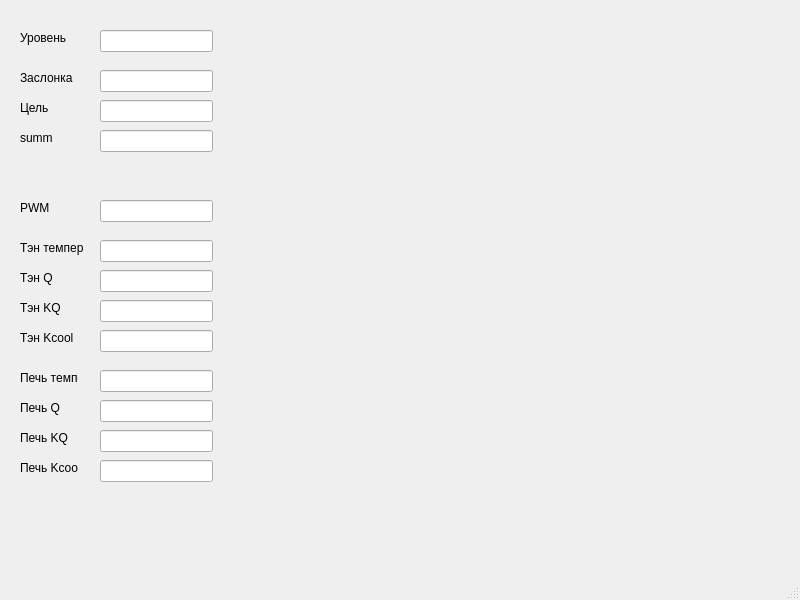
<?xml version="1.0" encoding="UTF-8"?>
<ui version="4.0">
 <class>MainWindow</class>
 <widget class="QMainWindow" name="MainWindow">
  <property name="geometry">
   <rect>
    <x>0</x>
    <y>0</y>
    <width>800</width>
    <height>600</height>
   </rect>
  </property>
  <property name="windowTitle">
   <string>MainWindow</string>
  </property>
  <widget class="QWidget" name="centralwidget">
   <widget class="QCustomPlot" name="plt" native="true">
    <property name="geometry">
     <rect>
      <x>230</x>
      <y>30</y>
      <width>551</width>
      <height>511</height>
     </rect>
    </property>
   </widget>
   <widget class="QLabel" name="label">
    <property name="geometry">
     <rect>
      <x>20</x>
      <y>30</y>
      <width>58</width>
      <height>15</height>
     </rect>
    </property>
    <property name="text">
     <string>Уровень</string>
    </property>
   </widget>
   <widget class="QLineEdit" name="lineEdit">
    <property name="geometry">
     <rect>
      <x>100</x>
      <y>30</y>
      <width>113</width>
      <height>22</height>
     </rect>
    </property>
   </widget>
   <widget class="QLabel" name="label_2">
    <property name="geometry">
     <rect>
      <x>20</x>
      <y>70</y>
      <width>58</width>
      <height>15</height>
     </rect>
    </property>
    <property name="text">
     <string>Заслонка</string>
    </property>
   </widget>
   <widget class="QLineEdit" name="lineEdit_2">
    <property name="geometry">
     <rect>
      <x>100</x>
      <y>70</y>
      <width>113</width>
      <height>22</height>
     </rect>
    </property>
   </widget>
   <widget class="QLineEdit" name="mTenTemper">
    <property name="geometry">
     <rect>
      <x>100</x>
      <y>240</y>
      <width>113</width>
      <height>22</height>
     </rect>
    </property>
   </widget>
   <widget class="QLabel" name="label_4">
    <property name="geometry">
     <rect>
      <x>20</x>
      <y>240</y>
      <width>71</width>
      <height>16</height>
     </rect>
    </property>
    <property name="text">
     <string>Тэн темпер</string>
    </property>
   </widget>
   <widget class="QLineEdit" name="mTenQ">
    <property name="geometry">
     <rect>
      <x>100</x>
      <y>270</y>
      <width>113</width>
      <height>22</height>
     </rect>
    </property>
   </widget>
   <widget class="QLabel" name="label_5">
    <property name="geometry">
     <rect>
      <x>20</x>
      <y>270</y>
      <width>58</width>
      <height>15</height>
     </rect>
    </property>
    <property name="text">
     <string>Тэн Q</string>
    </property>
   </widget>
   <widget class="QLineEdit" name="mTenKQ">
    <property name="geometry">
     <rect>
      <x>100</x>
      <y>300</y>
      <width>113</width>
      <height>22</height>
     </rect>
    </property>
   </widget>
   <widget class="QLabel" name="label_6">
    <property name="geometry">
     <rect>
      <x>20</x>
      <y>300</y>
      <width>58</width>
      <height>15</height>
     </rect>
    </property>
    <property name="text">
     <string>Тэн KQ</string>
    </property>
   </widget>
   <widget class="QLineEdit" name="mTenKCool">
    <property name="geometry">
     <rect>
      <x>100</x>
      <y>330</y>
      <width>113</width>
      <height>22</height>
     </rect>
    </property>
   </widget>
   <widget class="QLabel" name="label_7">
    <property name="geometry">
     <rect>
      <x>20</x>
      <y>330</y>
      <width>58</width>
      <height>15</height>
     </rect>
    </property>
    <property name="text">
     <string>Тэн Kcool</string>
    </property>
   </widget>
   <widget class="QLineEdit" name="mOvenTemper">
    <property name="geometry">
     <rect>
      <x>100</x>
      <y>370</y>
      <width>113</width>
      <height>22</height>
     </rect>
    </property>
   </widget>
   <widget class="QLabel" name="label_8">
    <property name="geometry">
     <rect>
      <x>20</x>
      <y>370</y>
      <width>58</width>
      <height>15</height>
     </rect>
    </property>
    <property name="text">
     <string>Печь темпер</string>
    </property>
   </widget>
   <widget class="QLineEdit" name="mOvenQ">
    <property name="geometry">
     <rect>
      <x>100</x>
      <y>400</y>
      <width>113</width>
      <height>22</height>
     </rect>
    </property>
   </widget>
   <widget class="QLabel" name="label_9">
    <property name="geometry">
     <rect>
      <x>20</x>
      <y>400</y>
      <width>58</width>
      <height>15</height>
     </rect>
    </property>
    <property name="text">
     <string>Печь Q</string>
    </property>
   </widget>
   <widget class="QLabel" name="label_10">
    <property name="geometry">
     <rect>
      <x>20</x>
      <y>430</y>
      <width>58</width>
      <height>15</height>
     </rect>
    </property>
    <property name="text">
     <string>Печь KQ</string>
    </property>
   </widget>
   <widget class="QLineEdit" name="mOvenKQ">
    <property name="geometry">
     <rect>
      <x>100</x>
      <y>430</y>
      <width>113</width>
      <height>22</height>
     </rect>
    </property>
   </widget>
   <widget class="QLineEdit" name="mOvenKCool">
    <property name="geometry">
     <rect>
      <x>100</x>
      <y>460</y>
      <width>113</width>
      <height>22</height>
     </rect>
    </property>
   </widget>
   <widget class="QLabel" name="label_11">
    <property name="geometry">
     <rect>
      <x>20</x>
      <y>460</y>
      <width>58</width>
      <height>15</height>
     </rect>
    </property>
    <property name="text">
     <string>Печь Kcool</string>
    </property>
   </widget>
   <widget class="QLabel" name="label_12">
    <property name="geometry">
     <rect>
      <x>20</x>
      <y>200</y>
      <width>71</width>
      <height>16</height>
     </rect>
    </property>
    <property name="text">
     <string>PWM</string>
    </property>
   </widget>
   <widget class="QLineEdit" name="mPwm">
    <property name="geometry">
     <rect>
      <x>100</x>
      <y>200</y>
      <width>113</width>
      <height>22</height>
     </rect>
    </property>
   </widget>
   <widget class="QLineEdit" name="mTarget">
    <property name="geometry">
     <rect>
      <x>100</x>
      <y>100</y>
      <width>113</width>
      <height>22</height>
     </rect>
    </property>
   </widget>
   <widget class="QLabel" name="label_13">
    <property name="geometry">
     <rect>
      <x>20</x>
      <y>100</y>
      <width>71</width>
      <height>16</height>
     </rect>
    </property>
    <property name="text">
     <string>Цель</string>
    </property>
   </widget>
   <widget class="QLabel" name="label_14">
    <property name="geometry">
     <rect>
      <x>20</x>
      <y>130</y>
      <width>71</width>
      <height>16</height>
     </rect>
    </property>
    <property name="text">
     <string>summ</string>
    </property>
   </widget>
   <widget class="QLineEdit" name="mSumm">
    <property name="geometry">
     <rect>
      <x>100</x>
      <y>130</y>
      <width>113</width>
      <height>22</height>
     </rect>
    </property>
   </widget>
  </widget>
  <widget class="QMenuBar" name="menubar">
   <property name="geometry">
    <rect>
     <x>0</x>
     <y>0</y>
     <width>800</width>
     <height>20</height>
    </rect>
   </property>
  </widget>
  <widget class="QStatusBar" name="statusbar"/>
 </widget>
 <customwidgets>
  <customwidget>
   <class>QCustomPlot</class>
   <extends>QWidget</extends>
   <header>qcustomplot.h</header>
   <container>1</container>
  </customwidget>
 </customwidgets>
 <resources/>
 <connections/>
</ui>
